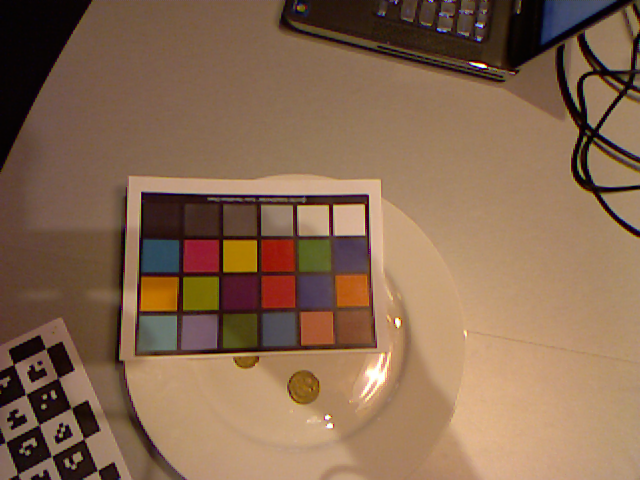
%> input picture Assignment Two - CandA/ColourPhoto.png, 640 x 480 px
$ octave --eval "main;"   (GNU Octave 9; MATLAB toolbox functions it lacks are replaced by stand-ins)
%> lines starting %> are read from the running program, lines starting %| are printed output that depends on the picture; in (x1, y1, x2, y2) boxes, pixels count from 0 and x2, y2 are one past the last pixel; in counts of white or black regions, pixels touching at a corner belong together; the program's own positions count from 1
### Assignment Two - CandA/CCFind/CCFind.m
function [X,C] = CCFind(I)
% CCFind.m will detect the Macbeth color checker inside an image. It will
% return the coordinates for the center points of the squares.
%
%    [X,C]=CCFind(I)
%        I: input image (grayscale, color, multispectral)
%        X: center points of colorchecker squares
%        C: colors corresponding to the squares
%     X and C are empty if the detection was unsuccessful.
%
% This code is copyrighted by PI Keigo Hirakawa. The softwares are for
% research use only. Use of software for commercial purposes without a
% prior agreement with the authors is strictly prohibited. We do not
% guarantee the code뭩 accuracy. We would appreciate if acknowledgments
% were made for the use of CCFind in your projects and publications.
% Please cite it as:
%
% K. Hirakawa, "Color Checker Finder," accessed from
%    http://campus.udayton.edu/~ISSL/software.
%


%% parameters
K = round(min(size(I,1),size(I,2))/15);

%% initialization
if isstr(I)
   I = imread(I); % read if string
end
I = max(double(I),0);

if size(I,3)==3
    I = rgb2gray(I/max(I(:))); % color => grayscale
elseif size(I,3)>1
    I = mean(I,3); % multispectral => grayscale
end
I = I/max(I(:));


%% find edge
[E,E0] = findedge(I);

%% find shape
W = findshape(E0,K);

%% locate shape
Q = locateshape(E0,W);

%% locate CC
 X = locatecc(Q,I);

%% analyze CC
C = analyzecc(X,I);

%% visualize CC
% uncomment below to see results.
% visualizecc(I.^(1/2.2),X);

### Assignment Two - CandA/CCFind/findedge.m
function [E,E0] = findedge(I)

%% Parameters
Nmin = 30;

%% find edge image
E = edge(I.^(1/2.2),'prewitt',0.01);

%% throw away edges with few connections
E0 = bwareaopen(E, Nmin);

### Assignment Two - CandA/CCFind/findshape.m
function W = findshape(E,K)

[L,N]=bwlabel(E);

%% distance map for non-edge pixels
[D,Di]=bwdist(E);
G=fspecial('gaussian',7);
D=conv2(D,G,'same');
P = double(imregionalmax(D));
Q = conv2(P.*D,G,'same');

H = 0;
for n=1:N

    M = L==n;

    % centroids
    [x,y]= find(M);

    xbar = round(mean(x));
    ybar = round(mean(y));

    if (L(Di(xbar,ybar))==n)&(xbar>K)&(ybar>K)&(xbar<size(E,1)-K)&(ybar<size(E,2)-K)

        % crop neighborhood
        M0 = M(xbar+[-K:K],ybar+[-K:K]);

        if sum(M0(:))>0
            % distance map
            D0 = bwdist(M0).^.5;

            % recentered distnace map
            H = H + D0*(Q(xbar,ybar));
        end
    end

end

H = H-min(H(:));
H = H/max(H(:));
W = exp(-H/.2);

### Assignment Two - CandA/CCFind/locateshape.m
function Q=locateshape(E,W)

%% create mask
H = bwconvhull(W>0.5);
H = H-5*ordfilt2(H,1,ones(ceil(0.125*sqrt(sum(H(:))))*2+1));
H = H(end:-1:1,end:-1:1);

%% find cost
Q = conv2(double(E),H,'same');

### Assignment Two - CandA/CCFind/locatecc.m
function X=locatecc(Q,I)

% ColorChecker will be located on the peaks of Q.

%% find Q peaks
K = Qpeaks(Q);
[x,y]=find(K>0);

%% construct a distance matrix

% (X,Y)=difference vector in cartesian
X = x*ones(1,length(x))-ones(length(x),1)*x';
Y = y*ones(1,length(y))-ones(length(y),1)*y';
Y(X~=0) = Y(X~=0).*sign(X(X~=0)); % standardize vector angles to 0-pi
X = abs(X);

% (D,T)=difference vector in polar
[T,D] = cart2pol(Y,X);

%% resort by distance
[D,ind]=sort(D,1); % sort by neighbors
X = resort(X,ind); % sort in the same order as D
Y = resort(Y,ind); % sort in the same order as D
T = resort(T,ind); % sort in the same order as D


%% choose "top 24 reliable" estimates ( C(1:24) below )

if length(x)<18
    X=[];
    disp(['CCFind ERROR: Could not find recurring shapes.\n']);
    return;
end
[~,C]=sort(sum(D(2:6,:),1));% closest 3 neighbors

x = x(C(1:min(24,length(x))));
y = y(C(1:min(24,length(x))));
X = X(:,C(1:min(24,length(x))));
Y = Y(:,C(1:min(24,length(x))));
T = T(:,C(1:min(24,length(x))));
D = D(:,C(1:min(24,length(x))));


%% find a "top 1 reliable" estimate
% land inside CC
xbar = median(x);
ybar = median(y);
% find an actual peak closest to the median
d = (x-xbar).^2+(y-ybar).^2;
[~,ind]=min(d);
Xbar = x(ind); Ybar = y(ind);


%% find the distance between neighboring squares
tol=10/180*pi;

% find most popular angle/directions
t = popular(T(2:6,:));

% select two most popular angles
dt1 = abs(T(2:4,:)-t(1)); % deviations
dt2 = abs(T(2:4,:)-t(2));
it1 = find(dt1(:)<tol); % index
it2 = find(dt2(:)<tol);
d = D(2:4,:);
d1 = median(d(it1)); % representative magnitude
d2 = median(d(it2));

[dy1,dx1] = pol2cart(t(1),d1);
[dy2,dx2] = pol2cart(t(2),d2);


%% template for ColorChecker
% two possibilities, since we don't know if V1/V2 corresponds to
% horizontal/vertical

% template candidate 1
DX1 = dx1*([0:3]'*[1 1 1 1 1 1])+dx2*([1;1;1;1]*[0:5]);
DY1 = dy1*([0:3]'*[1 1 1 1 1 1])+dy2*([1;1;1;1]*[0:5]);

% template candidate 2
DX2 = dx2*([0:3]'*[1 1 1 1 1 1])+dx1*([1;1;1;1]*[0:5]);
DY2 = dy2*([0:3]'*[1 1 1 1 1 1])+dy1*([1;1;1;1]*[0:5]);

%% test 48 possible scenarios

S1 = zeros(24,1);
for m=1:24
    for n=1:24
        x = round(Xbar + DX1(n)-DX1(m));
        y = round(Ybar + DY1(n)-DY1(m));

        if (x>0)&(y>0)&(x<size(Q,1))&(y<size(Q,2))
            S1(m)=S1(m)+Q(x,y);
        else
            S1(m)=-inf;
        end
    end
end

S2 = zeros(24,1);
for m=1:24
    for n=1:24
        x = round(Xbar + DX2(n)-DX2(m));
        y = round(Ybar + DY2(n)-DY2(m));

        if (x>0)&(y>0)&(x<size(Q,1))&(y<size(Q,2))
            S2(m)=S2(m)+Q(x,y);
        else
            S2(m)=-inf;
        end
    end
end

%% find maximum Q arrangement
[s1,m1] = max(S1);
[s2,m2] = max(S2);

if max(s1,s2)<0
  X=[];
  disp(['CCFind ERROR: Could not find a match.\n']);
  return;
end

if s1>s2
    X=Xbar + DX1-DX1(m1);
    Y=Ybar + DY1-DY1(m1);
else
    X=Xbar + DX2-DX2(m2);
    Y=Ybar + DY2-DY2(m2);
end

%% find the orientation of CC

I1 = max(I(round(X(1)),round(Y(1)),:));
I6 = max(I(round(X(6)),round(Y(6)),:));
I19 = max(I(round(X(19)),round(Y(19)),:));
I24 = max(I(round(X(24)),round(Y(24)),:));

[~,S]=min([I1,I6,I19,I24]);

switch S
    case 1
        X = X(end:-1:1,end:-1:1);
        Y = Y(end:-1:1,end:-1:1);
    case 2
        X = X(end:-1:1,:);
        Y = Y(end:-1:1,:);
    case 3
        X = X(:,end:-1:1);
        Y = Y(:,end:-1:1);
end

X=X'; Y=Y';
%X=[X(:),Y(:)];
%X=round(X);

%% recenter X to the middle of the squares
G = fspecial('gaussian',11,3);
P = imregionalmax(conv2(max(Q,0),G,'same')); % find peaks
[x,y]=find(P);
I =  knnsearch([x,y],[X(:),Y(:)]);

d = min(dx1.^2+dy1.^2,dx2.^2+dy2.^2)/2;
D = (x(I(:))-X(:)).^2+(y(I(:))-Y(:)).^2;

X = [x(I(:)).*(D<d) + X(:).*(D>=d),y(I(:)).*(D<d) + Y(:).*(D>=d)];

X=round(X);
return;


%%%%%%%%%%%%%%%%%%%%%%%%
function K=Qpeaks(Q)

%% initialize
K=zeros(size(Q));
tol = 3^2;

%% find peaks of Q
G = fspecial('gaussian',11,3);
P = imregionalmax(conv2(max(Q,0),G,'same')); % find peaks
[x,y]=find(P);

%% various "checks" to eliminate unwanted ones
[L,N]=bwlabel(Q>0); % Q>0 is a candidate for the shape we want

for n = 1:length(x);

    %% find Q>0 regions connected to peak
    [X,Y] = find(L==L(x(n),y(n)));

    %% compute statistics of Q>0 region
    % centroids
    xbar = mean(X);
    ybar = mean(Y);

    % recenter
    X = X-xbar;
    Y = Y-ybar;
    % directional variances
    Vx = mean(X.^2); % vertical
    Vy = mean(Y.^2); % horizontal
    XY = sqrt(.5)*[1 -1;1 1]*[X';Y'];
    Vx0 = mean(XY(1,:).^2); % diagonal
    Vy0 = mean(XY(2,:).^2); % diagonal

    %% check #1: Q peaks == centroid of Q>0
    C1 = ((x(n)-xbar).^2 + (y(n)-ybar).^2)< tol;

    %% check #2: if Q>0 symmetric, variances are similar
    C2 = max([Vx,Vy,Vx0,Vy0])<min([Vx,Vy,Vx0,Vy0])*8;

    % my score
    K(x(n),y(n))=C1*C2;

end


function X = resort(X,ind)

for n=1:size(X,2)
    X(:,n)=X(ind(:,n),n);
end

function x = popular(X)

% histogram
[H,R] = hist(X(:),100);

% Gaussian filter
G = exp(-(-10:10).^2/(2*9));
h = conv2(H(:),G(:),'full');
% circular convolution
H = h(11:end-10);
H(1:10)=H(1:10)+h(end-9:end);
H(end-9:end)=h(1:10)+H(end-9:end);


% find peaks
P =[(H(1)>H(2))&(H(1)>H(end));(H(2:end-1)>H(1:end-2))&(H(2:end-1)>H(3:end));(H(end)>H(end-1))&(H(end)>H(1))];

% sort peak hights
H(P==0)=-inf;
[~,I]=sort(H);
I = I(end:-1:1);

x = R(I(P(I)==1));

### Assignment Two - CandA/CCFind/analyzecc.m
function C = analyzecc(X,I)

if isempty(X)
    C = [];
else

    % distance between squares
    DX = mean([mean(X(2:6,:)-X(1:5,:),1);mean(X(8:12,:)-X(7:11,:),1);mean(X(14:18,:)-X(13:17,:),1);mean(X(20:24,:)-X(19:23,:),1)]);
    DY = mean([mean(X(7:6:24,:)-X(1:6:18,:),1);mean(X(8:6:24,:)-X(2:6:18,:),1);mean(X(9:6:24,:)-X(3:6:18,:),1);mean(X(10:6:24,:)-X(4:6:18,:),1);mean(X(11:6:24,:)-X(5:6:18,:),1);mean(X(12:6:24,:)-X(6:6:18,:),1)]);

    % square
    DX = round(DX/4);
    DY = round(DY/4);

    % grab colors
    C = zeros(size(I,3),24);
    for n=1:24
        M = zeros(size(I,1),size(I,2));
        M(X(n,1)+DX(1)+DY(1),X(n,2)+DX(2)+DY(2)) = 1;
        M(X(n,1)+DX(1)-DY(1),X(n,2)+DX(2)-DY(2)) = 1;
        M(X(n,1)-DX(1)+DY(1),X(n,2)-DX(2)+DY(2)) = 1;
        M(X(n,1)-DX(1)-DY(1),X(n,2)-DX(2)-DY(2)) = 1;
        H = bwconvhull(M);

        for c=1:size(I,3)
            C(c,n) = sum(sum(I(:,:,c).*H))/sum(H(:));
        end
    end
end

### Assignment Two - CandA/main.m
% Team Delta CandA - METR4202
% Clinton - 40997227
% Alistair - 42657972

function main()
%% Start Colour Calibration
%Get a picture from the kinect
%capture_image(false, true, 30);
im = imread('ColourPhoto.png');
%> im is the input picture: size 480x640x3 uint8; mean R, G, B 135.4, 104.7, 80.1

% Find the center coords of the colour chart squares
[X, C] = CCFind(im);
%> in findshape, `[L,N]=bwlabel(E);`: N = 124
%> the loop in findshape, `for n=1:N` made 124 passes
%> (xbar, ybar) on passes 1 to 8: (89, 43), (375, 17), (382, 81), (416, 15), (440, 19), (346, 31), (472, 23), (449, 31)
%> pass 1, in findshape, `D0 = bwdist(M0).^.5;`:
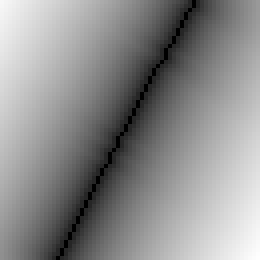
%> D0: size 65x65 single (shown 4 times larger); min 0, max 6.64, mean 3.66; drawn with min black and max white
%> after the loop in findshape, `for n=1:N`:
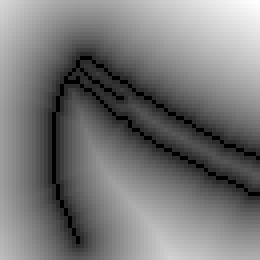
%> D0: size 65x65 single (shown 4 times larger); min 0, max 5.87, mean 2.75; drawn with min black and max white
%> after the loop in findshape, `for n=1:N`:
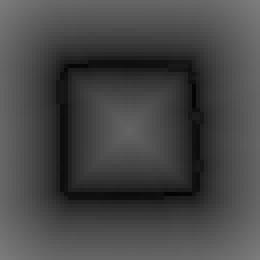
%> H: size 65x65 single (shown 4 times larger); min 4.5, max 125.4, mean 71.1
%> after the loop in findshape, `for n=1:N`:
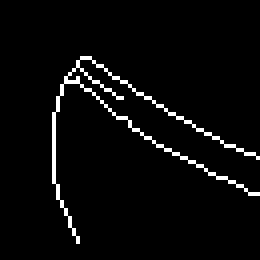
%> M0: size 65x65 logical (shown 4 times larger); 3.6% white in thin lines or dots, all inside (x1, y1, x2, y2) = (13, 14, 65, 61)
%> in Qpeaks, `[x,y]=find(P);`: x = 269 values from 3 to 479; y = 269 values from 2 to 640
%> in Qpeaks, `[L,N]=bwlabel(Q>0);`:
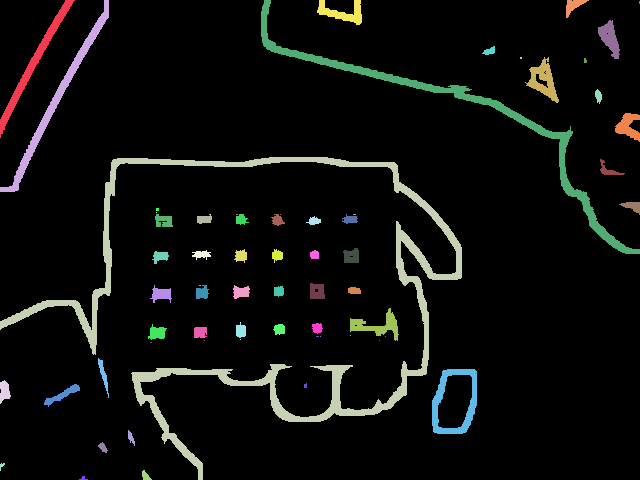
%> L: size 480x640 double; 65 distinct labels, from 0 to 64; one colour per label, 0 black
%> in Qpeaks, `[L,N]=bwlabel(Q>0);`: N = 64
%> the loop in Qpeaks, `for n = 1:length(x);` made 269 passes
%> (xbar, ybar, Vx, Vy, Vx0, Vy0, C1, C2) on passes 1 to 3: (466.3, 2.42, 3.8, 1.93, 4.52, 1.2, true, true), (64.04, 34.73, 1409.2, 418, 1674.3, 152.9, false, false), (64.04, 34.73, 1409.2, 418, 1674.3, 152.9, false, false)
%> after the loop in Qpeaks, `for n = 1:length(x);`:
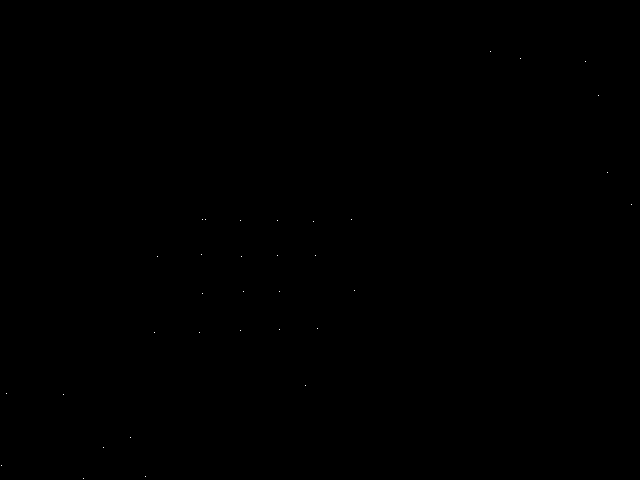
%> K: size 480x640 double; values 0 (black) and 1 (white), 0.01% white in thin lines or dots, all inside (x1, y1, x2, y2) = (1, 51, 632, 479)
%> in locatecc, `[x,y]=find(K>0);`: x = 34 values from 52 to 479; y = 34 values from 2 to 632
%> in locatecc, `[D,ind]=sort(D,1);`:
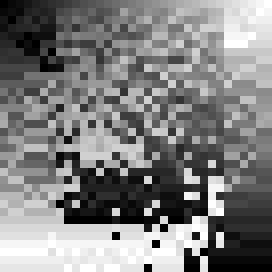
%> ind: size 34x34 double (shown 8 times larger); min 1, max 34, mean 17.5; drawn with min black and max white
%> (the rest of the program and of its run is left out)
